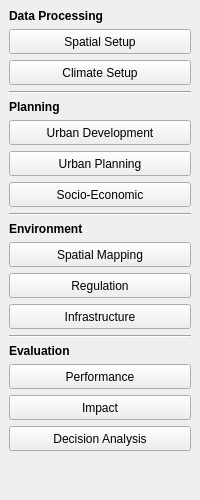
  <widget class="QDockWidget" name="ModuleDock">
   <property name="floating">
    <bool>false</bool>
   </property>
   <property name="features">
    <set>QDockWidget::AllDockWidgetFeatures</set>
   </property>
   <property name="allowedAreas">
    <set>Qt::LeftDockWidgetArea|Qt::RightDockWidgetArea</set>
   </property>
   <property name="windowTitle">
    <string>Modules</string>
   </property>
   <attribute name="dockWidgetArea">
    <number>2</number>
   </attribute>
   <widget class="QWidget" name="ModuleDock_Contents">
    <layout class="QVBoxLayout" name="verticalLayout">
     <item>
      <widget class="QLabel" name="lbl_dataproc">
       <property name="text">
        <string>&lt;html&gt;&lt;head/&gt;&lt;body&gt;&lt;p&gt;&lt;span style=&quot; font-weight:600;&quot;&gt;Data Processing&lt;/span&gt;&lt;/p&gt;&lt;/body&gt;&lt;/html&gt;</string>
       </property>
      </widget>
     </item>
     <item>
      <widget class="QPushButton" name="ModuleDock_spatialsetup">
       <property name="minimumSize">
        <size>
         <width>138</width>
         <height>25</height>
        </size>
       </property>
       <property name="maximumSize">
        <size>
         <width>16777215</width>
         <height>25</height>
        </size>
       </property>
       <property name="toolTip">
        <string>Spatial Delineation</string>
       </property>
       <property name="text">
        <string>Spatial Setup</string>
       </property>
       <property name="icon">
        <iconset resource="graphics/ubeats.qrc">
         <normaloff>:/icons/Data-Grid-icon.png</normaloff>:/icons/Data-Grid-icon.png</iconset>
       </property>
       <property name="iconSize">
        <size>
         <width>20</width>
         <height>20</height>
        </size>
       </property>
       <property name="shortcut">
        <string>Up</string>
       </property>
       <property name="checkable">
        <bool>false</bool>
       </property>
       <property name="flat">
        <bool>false</bool>
       </property>
      </widget>
     </item>
     <item>
      <widget class="QPushButton" name="ModuleDock_climatesetup">
       <property name="minimumSize">
        <size>
         <width>138</width>
         <height>25</height>
        </size>
       </property>
       <property name="maximumSize">
        <size>
         <width>16777215</width>
         <height>25</height>
        </size>
       </property>
       <property name="toolTip">
        <string>Spatial Connectivity</string>
       </property>
       <property name="text">
        <string>Climate Setup</string>
       </property>
       <property name="icon">
        <iconset resource="graphics/ubeats.qrc">
         <normaloff>:/icons/cloudy-with-rain-2667018_960_720.png</normaloff>:/icons/cloudy-with-rain-2667018_960_720.png</iconset>
       </property>
       <property name="iconSize">
        <size>
         <width>20</width>
         <height>20</height>
        </size>
       </property>
       <property name="flat">
        <bool>false</bool>
       </property>
      </widget>
     </item>
     <item>
      <widget class="Line" name="sep_dataproc">
       <property name="orientation">
        <enum>Qt::Horizontal</enum>
       </property>
      </widget>
     </item>
     <item>
      <widget class="QLabel" name="lbl_planning">
       <property name="text">
        <string>&lt;html&gt;&lt;head/&gt;&lt;body&gt;&lt;p&gt;&lt;span style=&quot; font-weight:600;&quot;&gt;Planning&lt;/span&gt;&lt;/p&gt;&lt;/body&gt;&lt;/html&gt;</string>
       </property>
      </widget>
     </item>
     <item>
      <widget class="QPushButton" name="ModuleDock_urbandev">
       <property name="minimumSize">
        <size>
         <width>138</width>
         <height>25</height>
        </size>
       </property>
       <property name="maximumSize">
        <size>
         <width>16777215</width>
         <height>25</height>
        </size>
       </property>
       <property name="toolTip">
        <string>Urban Development Modelling</string>
       </property>
       <property name="text">
        <string>Urban Development</string>
       </property>
       <property name="icon">
        <iconset resource="graphics/ubeats.qrc">
         <normaloff>:/icons/map-icon.png</normaloff>:/icons/map-icon.png</iconset>
       </property>
       <property name="iconSize">
        <size>
         <width>20</width>
         <height>20</height>
        </size>
       </property>
       <property name="flat">
        <bool>false</bool>
       </property>
      </widget>
     </item>
     <item>
      <widget class="QPushButton" name="ModuleDock_urbanplan">
       <property name="minimumSize">
        <size>
         <width>138</width>
         <height>25</height>
        </size>
       </property>
       <property name="maximumSize">
        <size>
         <width>16777215</width>
         <height>25</height>
        </size>
       </property>
       <property name="toolTip">
        <string>Urban Planning</string>
       </property>
       <property name="text">
        <string>Urban Planning</string>
       </property>
       <property name="icon">
        <iconset resource="graphics/ubeats.qrc">
         <normaloff>:/icons/Very-Basic-Design-icon.png</normaloff>:/icons/Very-Basic-Design-icon.png</iconset>
       </property>
       <property name="iconSize">
        <size>
         <width>20</width>
         <height>20</height>
        </size>
       </property>
       <property name="flat">
        <bool>false</bool>
       </property>
      </widget>
     </item>
     <item>
      <widget class="QPushButton" name="ModuleDock_socioeconomic">
       <property name="minimumSize">
        <size>
         <width>138</width>
         <height>25</height>
        </size>
       </property>
       <property name="maximumSize">
        <size>
         <width>16777215</width>
         <height>25</height>
        </size>
       </property>
       <property name="text">
        <string>Socio-Economic</string>
       </property>
       <property name="icon">
        <iconset resource="graphics/ubeats.qrc">
         <normaloff>:/icons/community-users-icon.png</normaloff>:/icons/community-users-icon.png</iconset>
       </property>
       <property name="iconSize">
        <size>
         <width>20</width>
         <height>20</height>
        </size>
       </property>
       <property name="flat">
        <bool>false</bool>
       </property>
      </widget>
     </item>
     <item>
      <widget class="Line" name="sep_planning">
       <property name="orientation">
        <enum>Qt::Horizontal</enum>
       </property>
      </widget>
     </item>
     <item>
      <widget class="QLabel" name="lbl_environment">
       <property name="text">
        <string>&lt;html&gt;&lt;head/&gt;&lt;body&gt;&lt;p&gt;&lt;span style=&quot; font-weight:600;&quot;&gt;Environment&lt;/span&gt;&lt;/p&gt;&lt;/body&gt;&lt;/html&gt;</string>
       </property>
      </widget>
     </item>
     <item>
      <widget class="QPushButton" name="ModuleDock_spatialmap">
       <property name="minimumSize">
        <size>
         <width>138</width>
         <height>25</height>
        </size>
       </property>
       <property name="maximumSize">
        <size>
         <width>16777215</width>
         <height>25</height>
        </size>
       </property>
       <property name="text">
        <string>Spatial Mapping</string>
       </property>
       <property name="icon">
        <iconset resource="graphics/ubeats.qrc">
         <normaloff>:/icons/GISLayers.png</normaloff>:/icons/GISLayers.png</iconset>
       </property>
       <property name="iconSize">
        <size>
         <width>22</width>
         <height>22</height>
        </size>
       </property>
       <property name="flat">
        <bool>false</bool>
       </property>
      </widget>
     </item>
     <item>
      <widget class="QPushButton" name="ModuleDock_regulation">
       <property name="minimumSize">
        <size>
         <width>138</width>
         <height>25</height>
        </size>
       </property>
       <property name="maximumSize">
        <size>
         <width>16777215</width>
         <height>25</height>
        </size>
       </property>
       <property name="text">
        <string>Regulation</string>
       </property>
       <property name="icon">
        <iconset resource="graphics/ubeats.qrc">
         <normaloff>:/icons/Actions-view-pim-tasks-icon.png</normaloff>:/icons/Actions-view-pim-tasks-icon.png</iconset>
       </property>
       <property name="iconSize">
        <size>
         <width>20</width>
         <height>20</height>
        </size>
       </property>
       <property name="flat">
        <bool>false</bool>
       </property>
      </widget>
     </item>
     <item>
      <widget class="QPushButton" name="ModuleDock_infrastructure">
       <property name="minimumSize">
        <size>
         <width>138</width>
         <height>25</height>
        </size>
       </property>
       <property name="maximumSize">
        <size>
         <width>16777215</width>
         <height>25</height>
        </size>
       </property>
       <property name="text">
        <string>Infrastructure</string>
       </property>
       <property name="icon">
        <iconset resource="graphics/ubeats.qrc">
         <normaloff>:/icons/Bench-icon.png</normaloff>:/icons/Bench-icon.png</iconset>
       </property>
       <property name="iconSize">
        <size>
         <width>22</width>
         <height>22</height>
        </size>
       </property>
       <property name="flat">
        <bool>false</bool>
       </property>
      </widget>
     </item>
     <item>
      <widget class="Line" name="sep_environment">
       <property name="orientation">
        <enum>Qt::Horizontal</enum>
       </property>
      </widget>
     </item>
     <item>
      <widget class="QLabel" name="lbl_evaluation">
       <property name="text">
        <string>&lt;html&gt;&lt;head/&gt;&lt;body&gt;&lt;p&gt;&lt;span style=&quot; font-weight:600;&quot;&gt;Evaluation&lt;/span&gt;&lt;/p&gt;&lt;/body&gt;&lt;/html&gt;</string>
       </property>
      </widget>
     </item>
     <item>
      <widget class="QPushButton" name="ModuleDock_performance">
       <property name="minimumSize">
        <size>
         <width>138</width>
         <height>25</height>
        </size>
       </property>
       <property name="maximumSize">
        <size>
         <width>16777215</width>
         <height>40</height>
        </size>
       </property>
       <property name="text">
        <string>Performance</string>
       </property>
       <property name="icon">
        <iconset resource="graphics/ubeats.qrc">
         <normaloff>:/icons/Bar-chart-icon.png</normaloff>:/icons/Bar-chart-icon.png</iconset>
       </property>
       <property name="iconSize">
        <size>
         <width>20</width>
         <height>20</height>
        </size>
       </property>
       <property name="flat">
        <bool>false</bool>
       </property>
      </widget>
     </item>
     <item>
      <widget class="QPushButton" name="ModuleDock_impact">
       <property name="minimumSize">
        <size>
         <width>138</width>
         <height>25</height>
        </size>
       </property>
       <property name="maximumSize">
        <size>
         <width>16777215</width>
         <height>40</height>
        </size>
       </property>
       <property name="text">
        <string>Impact</string>
       </property>
       <property name="icon">
        <iconset resource="graphics/ubeats.qrc">
         <normaloff>:/icons/Market-Analysis-icon.png</normaloff>:/icons/Market-Analysis-icon.png</iconset>
       </property>
       <property name="iconSize">
        <size>
         <width>20</width>
         <height>20</height>
        </size>
       </property>
       <property name="flat">
        <bool>false</bool>
       </property>
      </widget>
     </item>
     <item>
      <widget class="QPushButton" name="ModuleDock_decisionanalysis">
       <property name="minimumSize">
        <size>
         <width>138</width>
         <height>25</height>
        </size>
       </property>
       <property name="maximumSize">
        <size>
         <width>16777215</width>
         <height>40</height>
        </size>
       </property>
       <property name="text">
        <string>Decision Analysis</string>
       </property>
       <property name="icon">
        <iconset resource="graphics/ubeats.qrc">
         <normaloff>:/icons/Data-Flow-Chart-icon.png</normaloff>:/icons/Data-Flow-Chart-icon.png</iconset>
       </property>
       <property name="iconSize">
        <size>
         <width>20</width>
         <height>20</height>
        </size>
       </property>
       <property name="flat">
        <bool>false</bool>
       </property>
      </widget>
     </item>
     <item>
      <spacer name="sep_evaluation">
       <property name="orientation">
        <enum>Qt::Vertical</enum>
       </property>
       <property name="sizeHint" stdset="0">
        <size>
         <width>20</width>
         <height>40</height>
        </size>
       </property>
      </spacer>
     </item>
    </layout>
   </widget>
  </widget>
